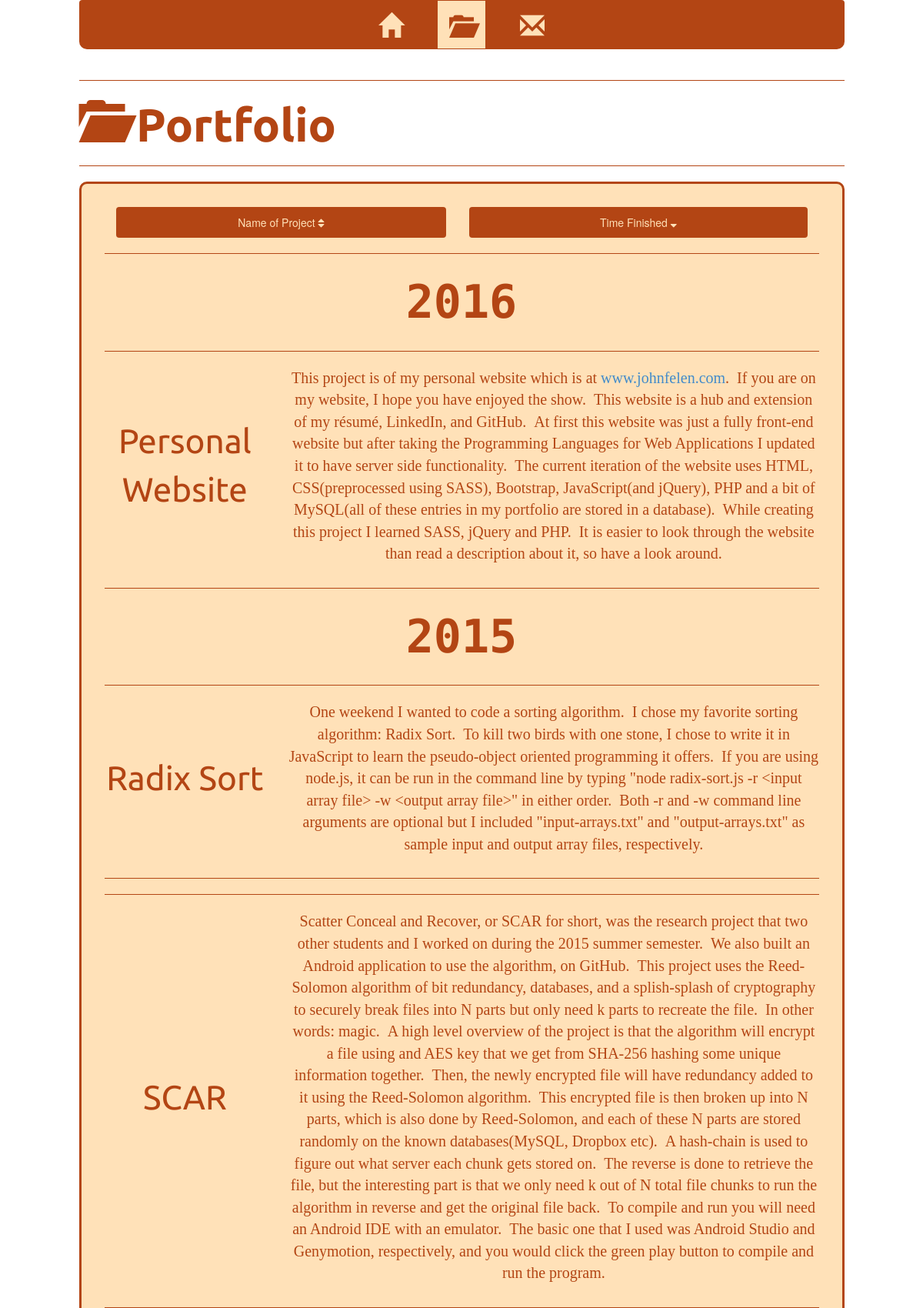
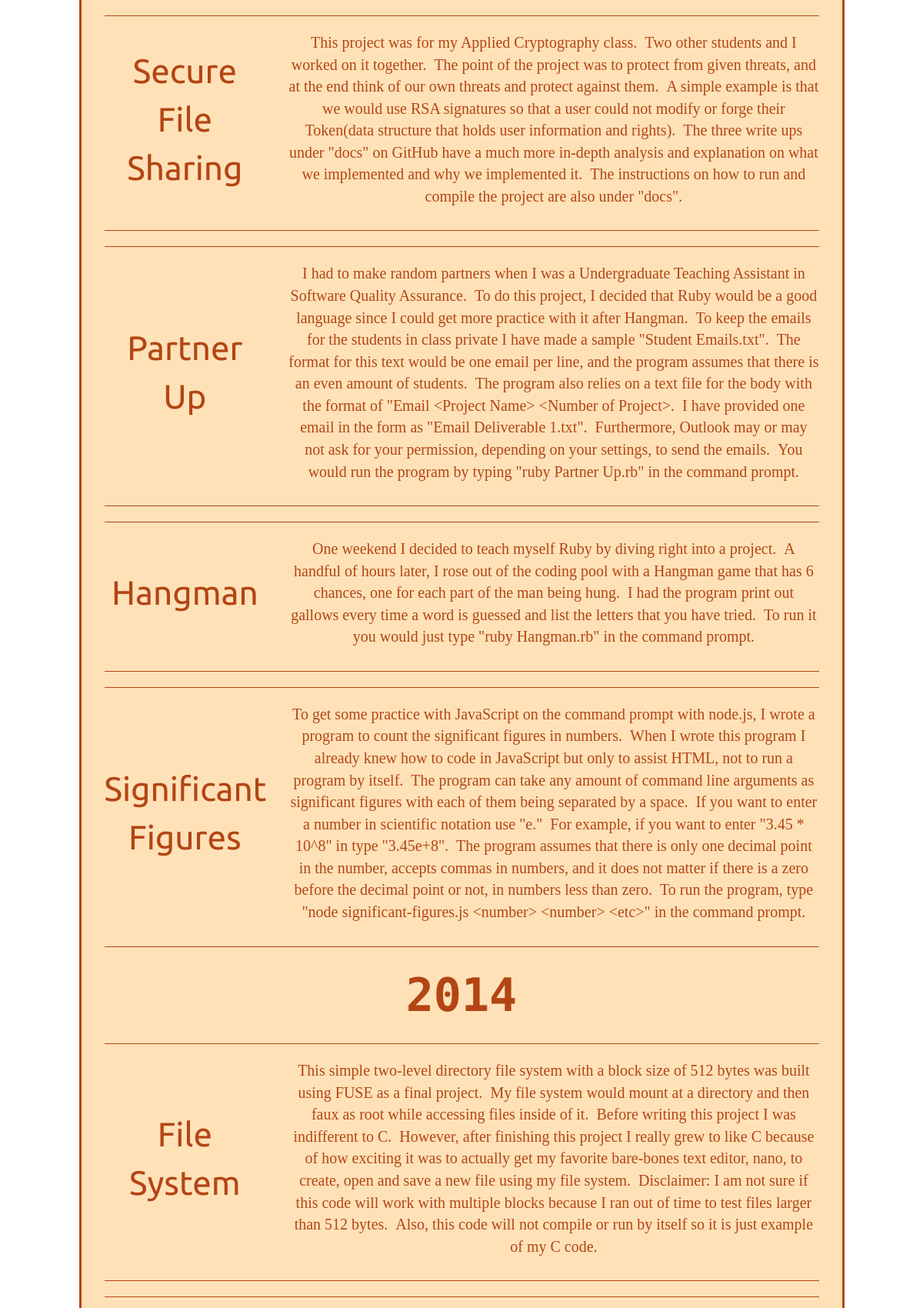
The app's page /legacy/portfolio.php?time=fa-sort-desc (upper part) with its own data (2 pictures, top to bottom).
### legacy/portfolio.php (the view, shortened to what this page needs)
<?php
    include( "php_include_files/header.php" );
    require( "php_include_files/portfolio-functions.php" );
    $portfolioDB = new mysqli( "localhost", "root", "jfelen62", "personal website" );
    if( isset( $_GET[ "name" ] ) )
    {
        $name =  $_GET[ "name" ];
        $result = queryProjects( $portfolioDB, $name, "Name" );
        $currComparator = "z";
        $sortType = "NAME";
        $nextName = getNextHref( $name );
        $time = "fa-sort";
        $nextTime = "fa-sort-asc";
    }
    else if( isset( $_GET[ "time" ] ) )
    {
        $time = $_GET[ "time" ];
        $result = queryProjects( $portfolioDB, $time, "Month Finished" );
        $currComparator = "0";
        $sortType = "YEAR";
        $name = "fa-sort";
        $nextName = "fa-sort-asc";
        $nextTime = getNextHref( $time );
    }
    echo "
    <ul class=\"nav nav-pills nav-justified\">
        <li><a href=\"portfolio.php?name={$nextName}\">Name of Project <i class=\"fa {$name}\"></i></a></li>
        <li><a href=\"portfolio.php?time={$nextTime}\">Time Finished <i class=\"fa {$time}\"></i></a></li>
    </ul>";
    echo "<hr class=\"brown\">";
    while( $row = $result->fetch_assoc() )
    {
        $currComparator = printTierChange( $currComparator, $sortType, $row );
        echo "
        <hr class=\"brown\">
        <div class=\"row vertical-center\">
            <div class=\"col-xs-3\">
                <p class=\"font-ubuntu font-large font-center colored-link\">
                    <a href=\"{$row[ "Link" ]}\" title=\"{$row[ "Link" ]}\" target=\"_blank\">{$row[ "Name" ]}</a>
                </p>
            </div>
            <div class=\"col-xs-9\">
                <p class=\"font-vollkorn font-center font-small brown\">{$row[ "Description" ]}</p>
            </div>
        </div>
        <hr class=\"brown\">";
    }
    include( "php_include_files/footer.php" );
?>

### legacy/php_include_files/portfolio-functions.php
<?php
    function getNextHref( $currHref )
    {
        if( $currHref === "fa-sort" )
        {
            return "fa-sort-asc";
        }
        else if( $currHref === "fa-sort-asc" )
        {
            return "fa-sort-desc";
        }
        else
        {
            return "fa-sort-asc";
        }
    }
    function queryProjects( $portfolioDB, $currSortChoice, $orderAttribute )
    {
        if( $currSortChoice === "fa-sort-asc" )
        {
            $result = $portfolioDB->query( "SELECT * FROM `project descriptions` ORDER BY `{$orderAttribute}` ASC" );
        }
        else if( $currSortChoice === "fa-sort-desc" )
        {
            $result = $portfolioDB->query( "SELECT * FROM `project descriptions` ORDER BY `{$orderAttribute}` DESC" );
        }
        if( !$result )
        {
            die( "Error with query" );
        }
        else
        {
            return $result;
        }
    }
    function printTierChange( $currComparator, $sortType, $row )
    {
        if( $sortType === "NAME" && $currComparator !== $row[ "Name" ][ 0 ] )
        {
            $currComparator = $row[ "Name" ][ 0 ];
            echo "<p class=\"font-ubuntu-mono font-header font-center brown\">{$currComparator}</p>";
        }
        else if( $sortType === "YEAR" && $currComparator !== date( "Y", strtotime( $row[ "Month Finished" ] ) ) )
        {
            $currComparator = date( "Y", strtotime( $row[ "Month Finished" ] ) );
            echo "<p class=\"font-ubuntu-mono font-header font-center brown\">{$currComparator}</p>";
        }
        return $currComparator;
    }
?>

### legacy/css/personalstyle.css (style rules this page uses)
body { overflow-x: hidden; }
.bg-map { background: url("../images/old-map.png") repeat 0 0; }
.brown { color: #B34514; border-color: #B34514; }
.colored-link > a { color: #B34514; }
.vertical-center { display: flex; justify-content: center; align-items: center; }
.font-ubuntu { font-family: 'Ubuntu', sans-serif; }
.font-ubuntu-mono { font-family: 'Ubuntu Mono'; }
.font-vollkorn { font-family: 'Vollkorn', Georgia, Times, serif; }
.font-small { font-size: 20px; }
.font-large { font-size: 44px; }
.font-header { font-weight: 700; font-size: 60px; }
.font-center { text-align: center; }
.nav > li > a { margin-left: 15px; margin-right: 15px; background-color: #B34514; color: #FFE1B8; }

### records on screen
project descriptions: Month Finished "2016", Name "Personal Website", Description "This project is of my personal website which is at www.johnfelen.com . If you are on my website, I hope you have enjoyed the show. This website is a hub and extension of my résumé, LinkedIn, and GitHub. At first this website was just a fully front-end website but after taking the Programming Languages for Web Applications I updated it to have server side functionality. The current iteration of the website uses HTML, CSS(preprocessed using SASS), Bootstrap, JavaScript(and jQuery), PHP and a bit of MySQL(all of these entries in my portfolio are stored in a database). While creating this project I learned SASS, jQuery and PHP. It is easier to look through the website than read a description…"
project descriptions: Month Finished "2015", Name "Radix Sort", Description "One weekend I wanted to code a sorting algorithm. I chose my favorite sorting algorithm: Radix Sort. To kill two birds with one stone, I chose to write it in JavaScript to learn the pseudo-object oriented programming it offers. If you are using node.js, it can be run in the command line by typing \"node radix-sort.js -r <input array file> -w <output array file>\" in either order. Both -r and -w command line arguments are optional but I included \"input-arrays.txt\" and \"output-arrays.txt\" as sample input and output array files, respectively."
project descriptions: Name "SCAR", Description "Scatter Conceal and Recover, or SCAR for short, was the research project that two other students and I worked on during the 2015 summer semester. We also built an Android application to use the algorithm, on GitHub. This project uses the Reed-Solomon algorithm of bit redundancy, databases, and a splish-splash of cryptography to securely break files into N parts but only need k parts to recreate the file. In other words: magic. A high level overview of the project is that the algorithm will encrypt a file using and AES key that we get from SHA-256 hashing some unique information together. Then, the newly encrypted file will have redundancy added to it using the Reed-Solomon algorithm. This…"
project descriptions: Name "Secure File Sharing", Description "This project was for my Applied Cryptography class. Two other students and I worked on it together. The point of the project was to protect from given threats, and at the end think of our own threats and protect against them. A simple example is that we would use RSA signatures so that a user could not modify or forge their Token(data structure that holds user information and rights). The three write ups under \"docs\" on GitHub have a much more in-depth analysis and explanation on what we implemented and why we implemented it. The instructions on how to run and compile the project are also under \"docs\"."
project descriptions: Name "Partner Up", Description "I had to make random partners when I was a Undergraduate Teaching Assistant in Software Quality Assurance. To do this project, I decided that Ruby would be a good language since I could get more practice with it after Hangman. To keep the emails for the students in class private I have made a sample \"Student Emails.txt\". The format for this text would be one email per line, and the program assumes that there is an even amount of students. The program also relies on a text file for the body with the format of \"Email <Project Name> <Number of Project>. I have provided one email in the form as \"Email Deliverable 1.txt\". Furthermore, Outlook may or may not ask for your permission, depending on…"
project descriptions: Name "Hangman", Description "One weekend I decided to teach myself Ruby by diving right into a project. A handful of hours later, I rose out of the coding pool with a Hangman game that has 6 chances, one for each part of the man being hung. I had the program print out gallows every time a word is guessed and list the letters that you have tried. To run it you would just type \"ruby Hangman.rb\" in the command prompt."
project descriptions: Name "Significant Figures", Description "To get some practice with JavaScript on the command prompt with node.js, I wrote a program to count the significant figures in numbers. When I wrote this program I already knew how to code in JavaScript but only to assist HTML, not to run a program by itself. The program can take any amount of command line arguments as significant figures with each of them being separated by a space. If you want to enter a number in scientific notation use \"e .\" For example, if you want to enter \"3.45 * 10^8\" in type \"3.45e+8\". The program assumes that there is only one decimal point in the number, accepts commas in numbers, and it does not matter if there is a zero before the decimal point or not, in…"
project descriptions: Month Finished "2014", Name "File System", Description "This simple two-level directory file system with a block size of 512 bytes was built using FUSE as a final project. My file system would mount at a directory and then faux as root while accessing files inside of it. Before writing this project I was indifferent to C. However, after finishing this project I really grew to like C because of how exciting it was to actually get my favorite bare-bones text editor, nano, to create, open and save a new file using my file system. Disclaimer: I am not sure if this code will work with multiple blocks because I ran out of time to test files larger than 512 bytes. Also, this code will not compile or run by itself so it is just example of my C code."

### other values on screen
$pageName "Portfolio"
